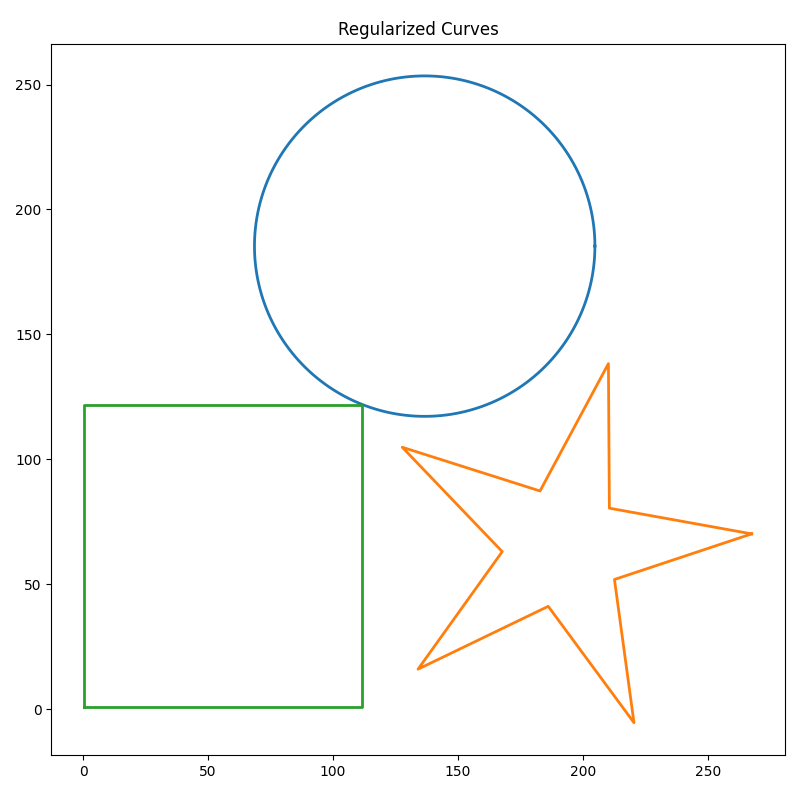
#> input picture regularize_curves/regularized_plot.png, 800 x 800 px
$ python shape_detection.py
#> lines starting #> are read from the running program, lines starting #| are printed output that depends on the picture; after the words box and inside, x2 and y2 are one past the last pixel; in counts of white or black regions, pixels touching at a corner belong together
import cv2
import matplotlib.pyplot as plt
import numpy as np

# reading the image
img = cv2.imread('../regularize_curves/regularized_plot.png')
#> img is the input picture: shape (800, 800, 3); mean B, G, R 250.2, 251.2, 251

# converting the image to grayscale
gray = cv2.cvtColor(img, cv2.COLOR_BGR2GRAY)
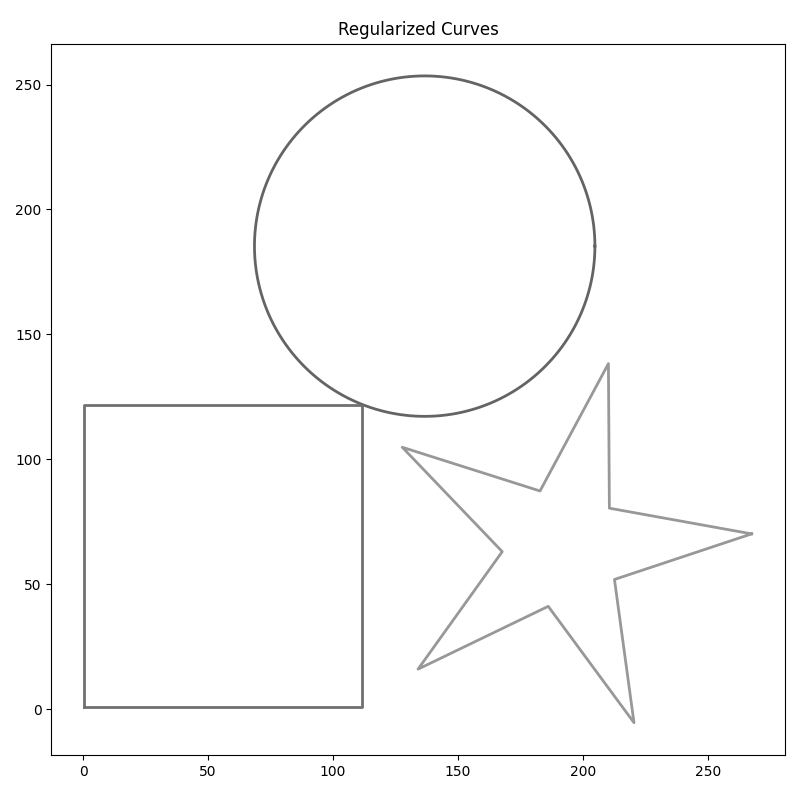
#> gray: shape (800, 800); min 0, max 255, mean 251

# applying the thresholding
_, threshold = cv2.threshold(gray, 127, 255, cv2.THRESH_BINARY)
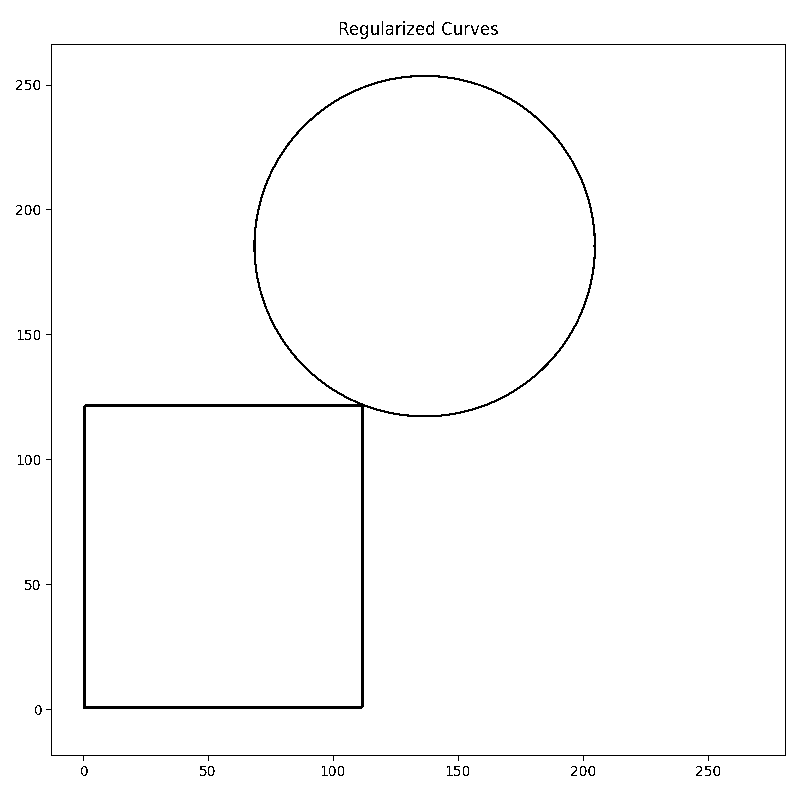
#> threshold: shape (800, 800); 98.4% white; black in thin lines or dots

# finding the contours
contour, _ = cv2.findContours(threshold, cv2.RETR_TREE, cv2.CHAIN_APPROX_SIMPLE)
#> contour = 81 contours, 26 with area under 20; largest, box (x1, y1, x2, y2) and area: (0, 0, 800, 800) 638401, (45, 43, 787, 762) 524874, (52, 45, 785, 755) 518988, (82, 74, 597, 710) 178940, (256, 77, 594, 415) 89363
i=0

# list for storing the names of all the shapes

for cnt in contour:
    if i==0:
        i+=1
        continue

    approx = cv2.approxPolyDP(
        cnt, 0.01*cv2.arcLength(cnt, True), True)

    #drawcontours function
    cv2.drawContours(img, [approx], 0, (0, 0, 255), 5)

    # Finding the center point of the shape
    M = cv2.moments(cnt)

    if M['m00'] != 0.0:
        x = int(M['m10']/M['m00'])
        y = int(M['m01']/M['m00'])

    # putting the names of the shapes at the center of the shapes

    if len(approx) == 3:
        cv2.putText(img, 'Triangle', (x, y),
                    cv2.FONT_HERSHEY_SIMPLEX, 0.5, (255, 255, 255), 2)
    elif len(approx) == 4:
        cv2.putText(img, 'Rectangle', (x, y),
                    cv2.FONT_HERSHEY_SIMPLEX, 0.5, (255, 255, 255), 2)
    elif len(approx) == 5:
        cv2.putText(img, 'Pentagon', (x, y),
                    cv2.FONT_HERSHEY_SIMPLEX, 0.5, (255, 255, 255), 2)
    elif len(approx) == 6:
        cv2.putText(img, 'Hexagon', (x, y),
                    cv2.FONT_HERSHEY_SIMPLEX, 0.5, (255, 255, 255), 2)
    else:
        cv2.putText(img, 'Circle', (x, y),
                    cv2.FONT_HERSHEY_SIMPLEX, 0.5, (255, 255, 255), 2)
#> this loop made 81 passes
#> (cnt, approx, x, y) on pass 59: ([[484, 26], [482, 28], [487, 28], [485, 26]], [[482, 28], [487, 28], [485, 26], [484, 26]], 484, 27)
#> (approx, x, y) on passes 3, 4, 41, 47, 52, 53: ([[695, 767], [696, 766], [697, 767], [696, 768]], 696, 767), ([[570, 767], [571, 766], [572, 767], [571, 768]], 571, 767), ([[15, 206], [16, 205], [17, 206], [16, 207]], 16, 206), ([[15, 81], [16, 80], [17, 81], [16, 82]], 16, 81), ([[50, 44], [785, 43], [786, 755], [51, 756]], 417, 399), ([[52, 45], [52, 754], [784, 754], [784, 45]], 418, 399)
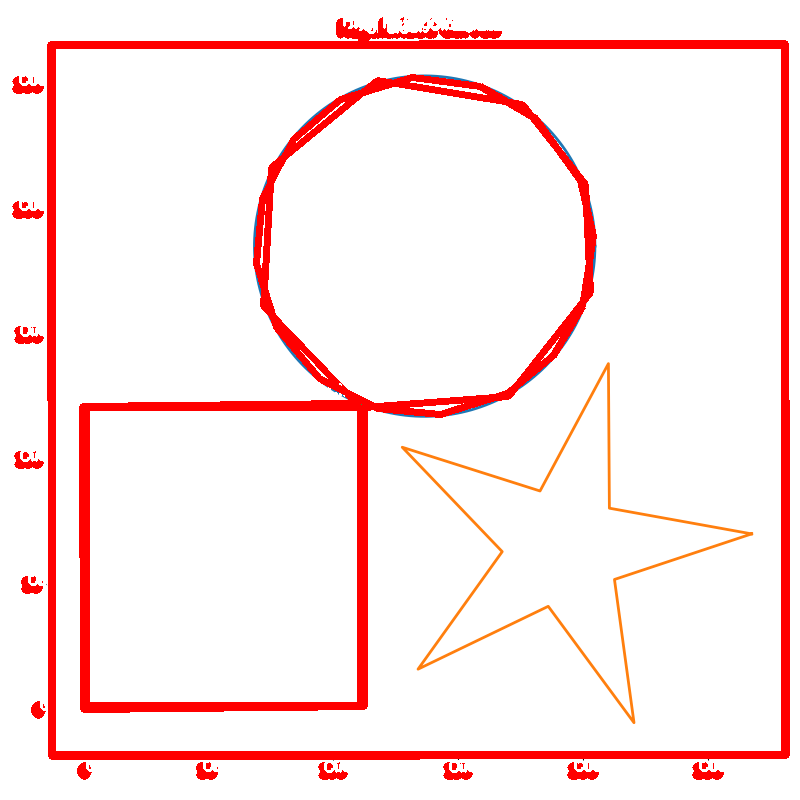
#> img: shape (800, 800, 3); 8.43% of pixels changed, all inside (x1, y1, x2, y2) = (12, 17, 790, 780)
#> after the loop, i = 1

# displaying the image
cv2.imshow('shapes', img)
cv2.waitKey(0)
cv2.destroyAllWindows()
